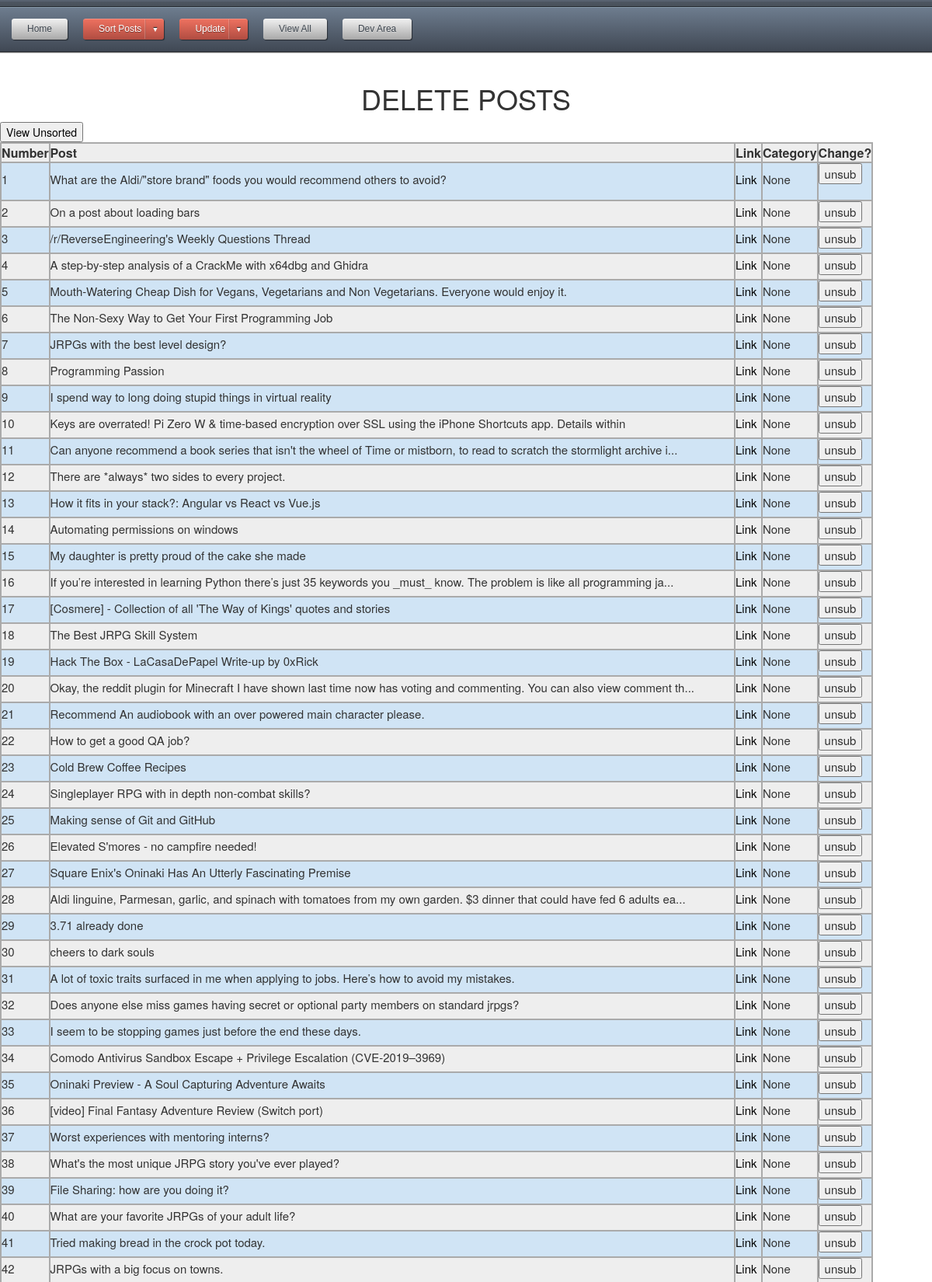
Page /unfavpost (upper part) on the committed database.
### app.py (models this page shows)
class posts(db.Model):
    id = db.Column(db.String, primary_key=True)
    title = db.Column(db.String(80), unique=True, nullable=False)
    link = db.Column(db.String(120), unique=True, nullable=False)
    category = db.Column(db.String(120), unique=True, nullable=False)
    date_added = db.Column(db.String(120), unique=False, nullable=False)
    thread_text = db.Column(db.String(400), unique=True, nullable=False)
    image = db.Column(db.String(400), unique=True, nullable=False)

### app.py (the view, shortened to what this page needs)
@app.route('/unfavpost', methods=['GET', 'POST'])
def unfavpost():
	db = get_db()
	results = posts_all()
	return render_template("unfavpost.html", results=results)

### app.py (called while the page is built)
@app.context_processor
def utility_functions():
    def print_in_console(message):
        print (str(message))
    return dict(mdebug=print_in_console)

@app.context_processor
def inject_user():
    return dict(category=categories)

def posts_all():
	db = get_db()
	cur = db.execute('select id, title, link, category from posts')
	results = cur.fetchall()
	return results

def connect_db():
	sql = sqlite3.connect('C:\\Users\\MGLafayette\\Desktop\\Projects\\Flask\\data.db')
	sql.row_factory = sqlite3.Row
	return sql

def get_db():
	if not hasattr(g, 'sqlite3'):
		g.sqlite_db = connect_db()
	return g.sqlite_db

### templates/unfavpost.html (shortened to what this page needs)
<html>
<head>
<link rel="stylesheet" type="text/css" href="{{ url_for('static', filename='CSS/style.css') }}">
</head>
<body>
{% include "topnav.html" %}
<h1>DELETE POSTS</h1>
<button type="button"><a href="{{url_for('unfavunsort')}}">View Unsorted</a></button>
<table class="blueTable">
	<tr>
		<th>Number</th>
		<th>Post</th>
		<th>Link</th>
		<th>Category</th>
		<th>Change?</th>
	</tr>
	{% for post in results %}
	<tr>
		<td>{{loop.index}}</td>
		<td>{{post['title']}}</td>
		<td><a href="{{post['link']}}" target='_blank'>Link</a></td>
		<td>{{post['category']}}</td>
		<td>
			<form action="{{url_for('unfavpost')}}" method="Post">
				<input type="submit" name="{{loop.index}}unsub" value="unsub">
		</td>
	</tr>
	{% endfor %}
</table>
<br/>
</body>
</html>

### static/CSS/style.css (style rules this page uses)
table.blueTable { border: 1px solid #1C6EA4; background-color: #EEEEEE; text-align: left; border-collapse: collapse; }
table.blueTable td, table.blueTable th { border: 2px solid #AAAAAA; }
table.blueTable tbody td { font-size: 15px; padding-bottom: 5px; }
table.blueTable tr:nth-child(even) { background: #D0E4F5; }
h1 { text-align:center; }
body { padding-bottom: .1px; }
a:link { color: black; text-decoration: none; }
.container:before, .container:after, { display: table; content: none; }

### rows in the picture
posts: title "What are the Aldi/\"store brand\" foods you would recommend others to avoid?", category "None"
posts: title "On a post about loading bars", category "None"
posts: title "/r/ReverseEngineering's Weekly Questions Thread", category "None"
posts: title "A step-by-step analysis of a CrackMe with x64dbg and Ghidra", category "None"
posts: title "Mouth-Watering Cheap Dish for Vegans, Vegetarians and Non Vegetarians. Everyone would enjoy it.", category "None"
posts: title "The Non-Sexy Way to Get Your First Programming Job", category "None"
posts: title "JRPGs with the best level design?", category "None"
posts: title "Programming Passion", category "None"
posts: title "I spend way to long doing stupid things in virtual reality", category "None"
posts: title "Keys are overrated! Pi Zero W & time-based encryption over SSL using the iPhone Shortcuts app. Details within", category "None"
posts: title "Can anyone recommend a book series that isn't the wheel of Time or mistborn, to read to scratch the stormlight archive i...", category "None"
posts: title "There are *always* two sides to every project.", category "None"
posts: title "How it fits in your stack?: Angular vs React vs Vue.js", category "None"
posts: title "Automating permissions on windows", category "None"
posts: title "My daughter is pretty proud of the cake she made", category "None"
posts: title "If you’re interested in learning Python there’s just 35 keywords you _must_ know. The problem is like all programming ja...", category "None"
posts: title "[Cosmere] - Collection of all 'The Way of Kings' quotes and stories", category "None"
posts: title "The Best JRPG Skill System", category "None"
posts: title "Hack The Box - LaCasaDePapel Write-up by 0xRick", category "None"
posts: title "Okay, the reddit plugin for Minecraft I have shown last time now has voting and commenting. You can also view comment th...", category "None"
posts: title "Recommend An audiobook with an over powered main character please.", category "None"
posts: title "How to get a good QA job?", category "None"
posts: title "Cold Brew Coffee Recipes", category "None"
posts: title "Singleplayer RPG with in depth non-combat skills?", category "None"
posts: title "Making sense of Git and GitHub", category "None"
posts: title "Elevated S'mores - no campfire needed!", category "None"
posts: title "Square Enix's Oninaki Has An Utterly Fascinating Premise", category "None"
posts: title "Aldi linguine, Parmesan, garlic, and spinach with tomatoes from my own garden. $3 dinner that could have fed 6 adults ea...", category "None"
posts: title "3.71 already done", category "None"
posts: title "cheers to dark souls", category "None"
posts: title "A lot of toxic traits surfaced in me when applying to jobs. Here’s how to avoid my mistakes.", category "None"
posts: title "Does anyone else miss games having secret or optional party members on standard jrpgs?", category "None"
posts: title "I seem to be stopping games just before the end these days.", category "None"
posts: title "Comodo Antivirus Sandbox Escape + Privilege Escalation (CVE-2019–3969)", category "None"
posts: title "Oninaki Preview - A Soul Capturing Adventure Awaits", category "None"
posts: title "[video] Final Fantasy Adventure Review (Switch port)", category "None"
posts: title "Worst experiences with mentoring interns?", category "None"
posts: title "What's the most unique JRPG story you've ever played?", category "None"
posts: title "File Sharing: how are you doing it?", category "None"
posts: title "What are your favorite JRPGs of your adult life?", category "None"
posts: title "Tried making bread in the crock pot today.", category "None"
posts: title "JRPGs with a big focus on towns.", category "None"
